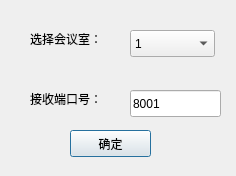
<?xml version="1.0" encoding="UTF-8"?>
<ui version="4.0">
 <class>SetDialog</class>
 <widget class="QDialog" name="SetDialog">
  <property name="geometry">
   <rect>
    <x>0</x>
    <y>0</y>
    <width>236</width>
    <height>176</height>
   </rect>
  </property>
  <property name="windowTitle">
   <string>Dialog</string>
  </property>
  <widget class="QLabel" name="label">
   <property name="geometry">
    <rect>
     <x>30</x>
     <y>30</y>
     <width>91</width>
     <height>17</height>
    </rect>
   </property>
   <property name="text">
    <string>选择会议室：</string>
   </property>
  </widget>
  <widget class="QComboBox" name="cmbGroup">
   <property name="geometry">
    <rect>
     <x>130</x>
     <y>30</y>
     <width>85</width>
     <height>27</height>
    </rect>
   </property>
   <item>
    <property name="text">
     <string>1</string>
    </property>
   </item>
   <item>
    <property name="text">
     <string>2</string>
    </property>
   </item>
   <item>
    <property name="text">
     <string>3</string>
    </property>
   </item>
   <item>
    <property name="text">
     <string>4</string>
    </property>
   </item>
   <item>
    <property name="text">
     <string>5</string>
    </property>
   </item>
   <item>
    <property name="text">
     <string>6</string>
    </property>
   </item>
   <item>
    <property name="text">
     <string>7</string>
    </property>
   </item>
   <item>
    <property name="text">
     <string>8</string>
    </property>
   </item>
   <item>
    <property name="text">
     <string>9</string>
    </property>
   </item>
  </widget>
  <widget class="QLabel" name="label_2">
   <property name="geometry">
    <rect>
     <x>30</x>
     <y>90</y>
     <width>91</width>
     <height>17</height>
    </rect>
   </property>
   <property name="text">
    <string>接收端口号：</string>
   </property>
  </widget>
  <widget class="QLineEdit" name="txtPort">
   <property name="geometry">
    <rect>
     <x>130</x>
     <y>90</y>
     <width>91</width>
     <height>27</height>
    </rect>
   </property>
   <property name="text">
    <string>8001</string>
   </property>
  </widget>
  <widget class="QPushButton" name="btnStart">
   <property name="geometry">
    <rect>
     <x>70</x>
     <y>130</y>
     <width>81</width>
     <height>27</height>
    </rect>
   </property>
   <property name="text">
    <string>确定</string>
   </property>
   <property name="default">
    <bool>true</bool>
   </property>
  </widget>
 </widget>
 <resources/>
 <connections/>
</ui>
